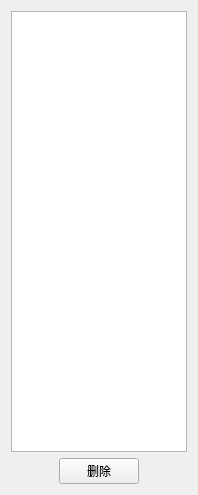
<?xml version="1.0" encoding="UTF-8"?>
<ui version="4.0">
 <class>ChordMatchWidget</class>
 <widget class="QWidget" name="ChordMatchWidget">
  <property name="geometry">
   <rect>
    <x>0</x>
    <y>0</y>
    <width>198</width>
    <height>495</height>
   </rect>
  </property>
  <property name="windowTitle">
   <string>ChordMatchWidget</string>
  </property>
  <layout class="QVBoxLayout" name="verticalLayout">
   <item>
    <layout class="QHBoxLayout" name="horizontalLayout">
     <item>
      <widget class="QListWidget" name="listWidget_Chord_Pairs"/>
     </item>
    </layout>
   </item>
   <item>
    <layout class="QHBoxLayout" name="horizontalLayout_2">
     <item>
      <spacer name="horizontalSpacer">
       <property name="orientation">
        <enum>Qt::Horizontal</enum>
       </property>
       <property name="sizeHint" stdset="0">
        <size>
         <width>40</width>
         <height>20</height>
        </size>
       </property>
      </spacer>
     </item>
     <item>
      <widget class="QPushButton" name="pushButton_Delete_Pair">
       <property name="text">
        <string>删除</string>
       </property>
      </widget>
     </item>
     <item>
      <spacer name="horizontalSpacer_2">
       <property name="orientation">
        <enum>Qt::Horizontal</enum>
       </property>
       <property name="sizeHint" stdset="0">
        <size>
         <width>40</width>
         <height>20</height>
        </size>
       </property>
      </spacer>
     </item>
    </layout>
   </item>
  </layout>
 </widget>
 <layoutdefault spacing="6" margin="11"/>
 <resources/>
 <connections/>
</ui>
